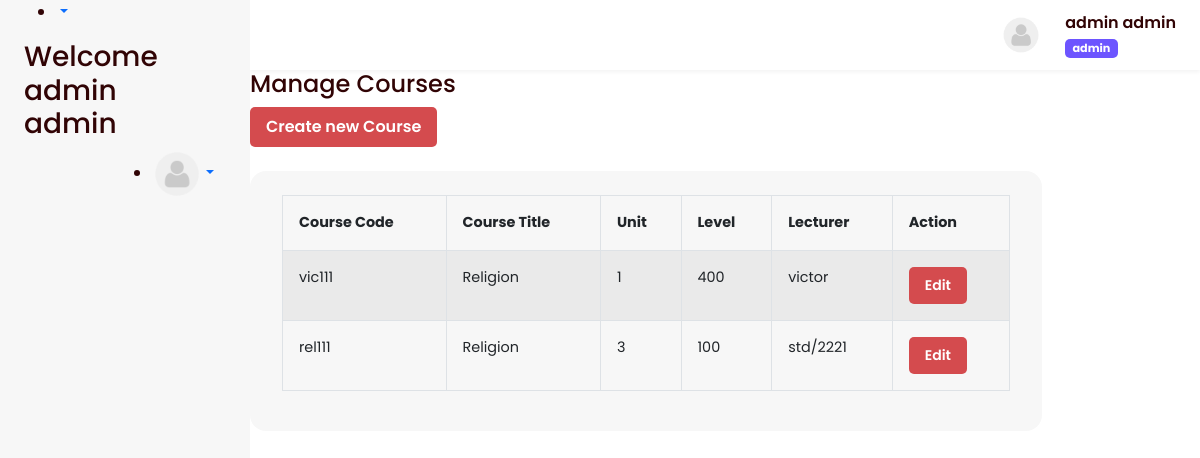
The app's page /admin/mcourse.php (signed in) with its own data.
### tables this page shows
CREATE TABLE `course` (
  `sn` int(11) NOT NULL,
  `title` varchar(60) NOT NULL,
  `code` varchar(11) NOT NULL,
  `college` varchar(120) NOT NULL,
  `college_code` varchar(120) NOT NULL,
  `department` varchar(15) NOT NULL,
  `dept_code` varchar(120) NOT NULL,
  `level` varchar(20) NOT NULL,
  `semester` varchar(120) NOT NULL,
  `teacher` varchar(20) NOT NULL,
  `type` varchar(20) NOT NULL,
  `dates` varchar(10) NOT NULL,
  `unit` varchar(11) NOT NULL,
  `pre` varchar(11) NOT NULL,
  `post` varchar(11) NOT NULL
);

### admin/header.php (called while the page is built, shortened)
<?php include("../conn.php") ?>
<?php session_start();
$users = $_SESSION['users'];
$s1 = mysqli_query($con, "SELECT * FROM admin where username = '$users'");
$sh1 = mysqli_fetch_array($s1);
$name1 = $sh1['fname'] . " " . $sh1['lname'];
$img = $sh1['picture'];
if ($img == "") {
    $img2 = "passport/default.png";
} else {
    $img2 = $img;
}
$role = "admin";
?>
<?php include("../extras/header.php") ?>

### admin/mcourse.php (the view, shortened to what this page needs)
<?php include("header.php") ?>
<div class="content">
  <div class="col-sm-10 mb-5">
    <div class="content">
      <div id="p_heading">
        <?php
        $users = $_SESSION['users'];
        $s1  = mysqli_query($con, "SELECT * FROM admin where username = '$users'");
        $sh1 = mysqli_fetch_array($s1);
        $name1 = $sh1['fname'] . " " . $sh1['lname'];
        $img = $sh1['picture'];
        if ($img == "") {
          $img2 = "passport/default.png";
        } else {
          $img2 = $img;
        }
        $is = $_GET['is'];
        ?>
        <?php include("nav.php") ?>
      </div>
      <div class="panel-body">
        <h4>Manage Courses</h4>
        <a href="ccourse.php?is=<?php echo $is ?>" class="btn btn-pink"><span class="glyphicon glyphicon-plus"></span> Create new Course</a>
      </div>
      <div class="panel-body">
        <div class="table-responsive table-box" id="record">
          <table id="student_data" class="table table-bordered table-striped">
            <thead>
              <tr>
                <th>Course Code</th>
                <th>Course Title</th>
                <th>Unit</th>
                <th>Level</th>
                <th>Lecturer</th>
                <th>Action</th>
              </tr>
            </thead>
            <tbody>
              <?php
              $s2  = mysqli_query($con, "SELECT * FROM course where dept_code = '$is' ");
              while ($sh2 = mysqli_fetch_array($s2)) {
                $sn = $sh2['sn'];
                $title = $sh2['title'];
                $code = $sh2['code'];
                $level = $sh2['level'];
                $teacher = $sh2['teacher'];
                $unit = $sh2['unit'];
              ?>
                <tr>
                  <td><?php echo $code ?></td>
                  <td><?php echo $title ?></td>
                  <td><?php echo $unit ?></td>
                  <td><?php echo $level ?></td>
                  <td><?php echo $teacher ?></td>
                  <td>
                    <a href="edit_course.php?is=<?php echo $sn ?>" class=" btn btn-pink btn-sm">Edit</span></a>
                  </td>
                </tr>
              <?php
              }
              ?>
            </tbody>
          </table>
        </div>
      </div>
    </div>
  </div>
</div>

### extras/body.php (shortened to what this page needs)
<body>
    <main id="super-box">
        <?php include("navbar.php") ?>
        <section class="viewbox">
            <div class="viewbox-nav">
                <div id="droppy" class="dropdown">
                    <div class="profile-bar dropdown-toggle" type="button" id="dropdownMenuButton1"
                        data-bs-toggle="dropdown" aria-expanded="false">
                        <div class="image">
                            <img src="<?= $img2 ?>" alt="">
                        </div>
                        <div class="content">
                            <p>
                                <?= $name1 ?>
                            </p>
                            <span class="badge bg-secondary"><?= $role ?></span>
                        </div>
                    </div>
                </div>
            </div>

### admin/nav.php (shortened to what this page needs)
<nav style='border: none !important; outline: none !important;' class='navbar navbar-default'>
  <div class="container nav">
    <div class="settings">
      <ul>
        <li class="dropdown"><a href="" style='border: none !important; outline: none !important;' class="navbar-toggle collapsed dropdown-toggle list-right" data-bs-toggle="dropdown" data-hover="dropdown">
          </a>
    </div>
    <h3>Welcome <?php echo $name1 ?></h3>
    <div class="settings">
      <ul>
        <li class="dropdown"><a href="" class="dropdown-toggle list-right" data-bs-toggle="dropdown" data-hover="dropdown"><img src="<?php echo $img2 ?>" width="50px" id="imgs"></a>
    </div>
  </div>
</nav>

### assets/css/style.css (style rules this page uses)
body { font-family: 'Poppins', sans-serif !important; color: #310405 !important; }
p { margin-bottom: 0 !important; }
.panel-body { margin-bottom: 1.5rem; }
.btn-pink { background-color: #d44b4e !important; color: #fff !important; border: none !important; padding: .5rem 1rem !important; border-radius: 5px !important; font-weight: 600 !important; transition: .3s !important; }
#super-box { display: flex; align-items: flex-start; min-height: 100vh; width: 100%; overflow-x: hidden; background-color: white; position: relative; }
#super-box nav, #super-box section.viewbox { min-height: 100vh; transition: .3s; overflow: hidden; }
#super-box nav { display: flex; flex-direction: column; align-items: flex-start; padding: 0rem 1.5rem 7rem; gap: 24px; background: #F7F7F7; width: 250px; position: fixed; z-index: 1; top: 0; left: 0; overflow-y: scroll; max-height: 100vh; }
#super-box .viewbox { width: calc(100% - 250px); margin-left: 250px; }
.viewbox .viewbox-nav, .viewbox .viewbox-content { padding: .7rem 1.5rem; }
.viewbox .viewbox-nav { display: flex; align-items: center; box-shadow: 0px 2px 4px rgba(0, 0, 0, 0.05); }
.viewbox .viewbox-nav .profile-bar { display: flex; align-content: center; }
.viewbox .viewbox-nav .profile-bar .content p { margin-bottom: .3rem; font-weight: 600; }
.viewbox .viewbox-nav .profile-bar .content span { font-size: .7rem !important; background: #6D55FF !important; border-radius: 5px; }
.viewbox .viewbox-nav .profile-bar .image { width: 40px; height: 100%; overflow: hidden; display: flex; align-items: center; justify-content: center; margin: auto 0; margin-right: 1.5rem; }
.viewbox .viewbox-nav .profile-bar .image img { width: 40px; height: 40px; border-radius: 50%; display: block; margin: 0 auto; }
#droppy .profile-bar::after { opacity: 0; display: none; }
.table-box { padding: 24px 32px; gap: 16px; background: #F7F7F7; border-radius: 16px; width: 100%; overflow-x: scroll; }
.table>:not(:last-child)>:last-child>* { border-bottom-color: inherit !important; }
.table>:not(caption)>*>* { padding: 1rem !important; font-size: .9rem; }

### records on screen
course: code "vic111", title "Religion", unit "1", level "400", teacher "victor"
course: code "rel111", title "Religion", unit "3", level "100", teacher "std/2221"

### other values on screen
$name1 "admin admin"
$role "admin"
